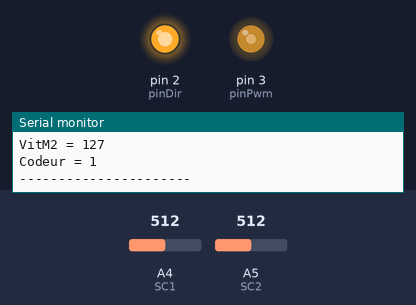
Bench run of a sketch on a simulated Arduino Uno, built with avr-gcc and run on an emulated ATmega328P. On the bench: output pins drawn as LEDs (lit = HIGH), the last lines printed to the serial monitor. The inputs (shaded band) are chosen by the test bench; at power-on: A5 (SC2) = 512, A4 (SC1) = 512.

Above: at 1.2 s.
1.3 s: A5 (SC2) set to 11
At 2.2 s:
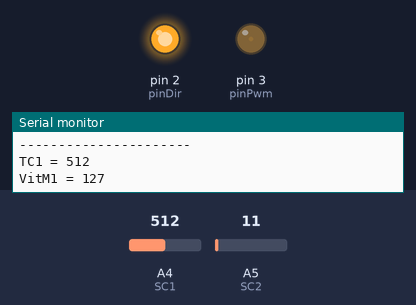
2.9 s: A5 (SC2) set to 8
At 4.2 s:
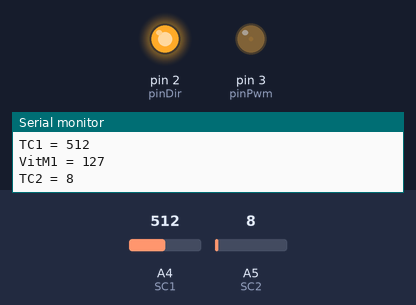
4.5 s: A5 (SC2) set to 0
At 5.4 s:
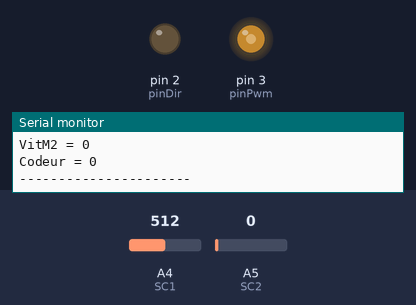
6.1 s: A4 (SC1) set to 991
At 6.6 s:
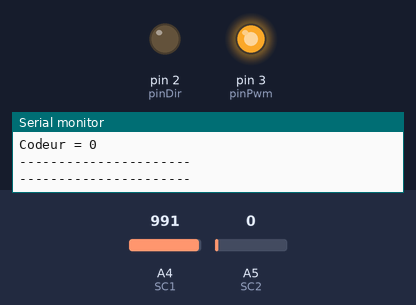
7.7 s: A4 (SC1) set to 1008
At 9.0 s:
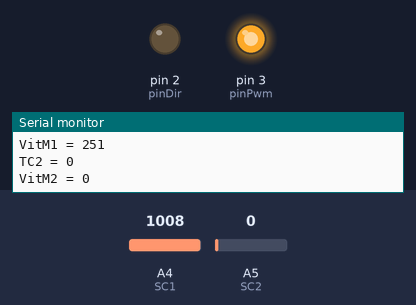
9.4 s: A4 (SC1) set to 0
At 10.5 s:
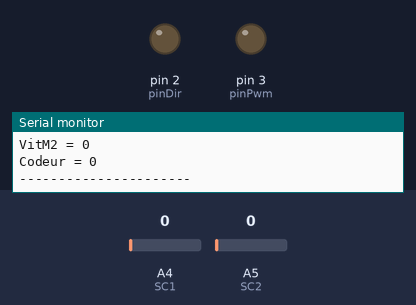
Timing chart, 0 to 12.0 s (numbered marks = the images above; inputs shaded):
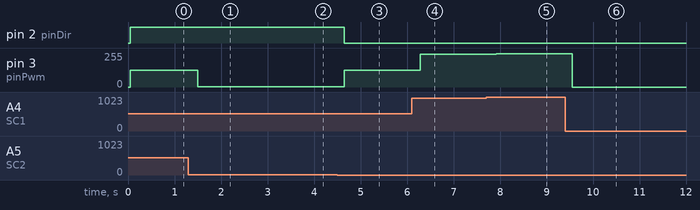

The sketch:

Code_complet.ino
```cpp
// PWM est connecté au pin 3.
const int pinPwm = 3;

// DIR est connecté au pin 2.
const int pinDir = 2;

const int SC1 = 4; // sortie du capteur de pression 4
const int SC2 = 5; // sortie du capteur de pression 5
const int SCO = 2; // sortie du codeur
const float VitMax = 255; // vitesse max du moteur
const int TC1Max = 1023; // tension Max 5V = 1023
const int TC2Max = 1023;
int TC1;
int TC2;
int TCO;
int VitM1;
int VitM2;
void setup()
{
    // Initialise les pins PWM et DIR comme sorties digitals.
  pinMode(pinPwm, OUTPUT);
  pinMode(pinDir, OUTPUT);

  Serial.begin(9600); // on lance la communication avec la console
}

void loop()
{
  TC1 = analogRead(SC1);
  TC2 = analogRead(SC2);
  TCO = digitalRead(SCO);
  VitM1 = TC1*VitMax/TC1Max;
  VitM2 = TC2*VitMax/TC2Max;

  Serial.println("----------------------");
  Serial.print("TC1 = ");
  Serial.println(TC1);
  Serial.print("VitM1 = ");
  Serial.println(VitM1);

  Serial.println();

  Serial.print("TC2 = ");
  Serial.println(TC2);
  Serial.print("VitM2 = ");
  Serial.println(VitM2);

  Serial.println();

  Serial.print("Codeur = ");
  Serial.println(TCO);

  Serial.println("----------------------");

  Serial.println();
  Serial.println();

  if (TC1 =! 0 and TC2 == 0)
  {
    analogWrite(pinPwm,VitM1); //On définit la vitesse de rotation
    digitalWrite(pinDir, LOW); //On fait tourner le moteur
  }
  if (TC2 =! 0 and TC1 == 0)
  {
    analogWrite(pinPwm,VitM2); //On définit la vitesse de rotation
    digitalWrite(pinDir, HIGH); //On fait tourner le moteur dans l'autre sens
  }

}
```

Measured:
- after the input at 1.3 s, pin 3 (pinPwm): 127/255 → 2/255 after 0.20 s
- after the input at 2.9 s, pin 3 (pinPwm): 2/255 → 1/255 after 0.12 s
- after the input at 4.5 s, pin 2 (pinDir): HIGH → LOW after 0.16 s; pin 3 (pinPwm): 1/255 → 127/255 after 0.16 s
- after the input at 6.1 s, pin 3 (pinPwm): 127/255 → 247/255 after 0.19 s
- after the input at 7.7 s, pin 3 (pinPwm): 247/255 → 251/255 after 0.22 s
- after the input at 9.4 s, pin 3 (pinPwm): 251/255 → 0/255 after 0.16 s
